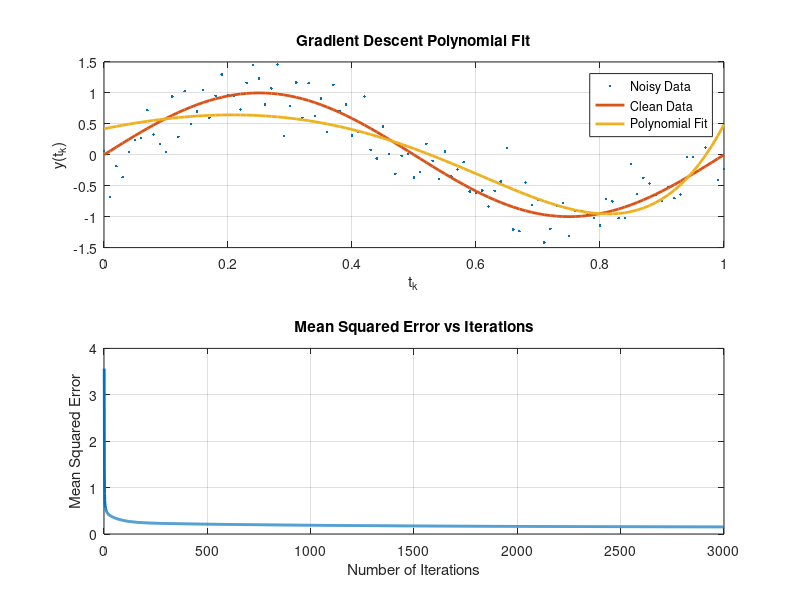
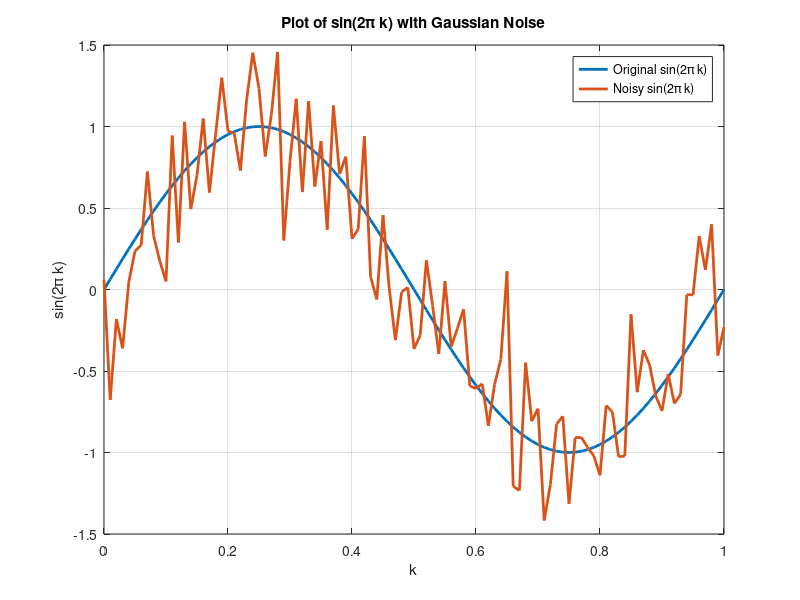

These charts were generated, in order, by the following MATLAB code:
% Define the range for k
k = 0:0.01:1;  %this is the time interval of measurement of the output 
 
% Compute the sine values
y = sin(2 * pi * k);

% Set the noise variance (σ^2) and generate noise
sigma2 = 0.09; % Adjust this value as needed
noise = sqrt(sigma2) * randn(size(k)); % Gaussian noise with mean 0 and variance σ^2

% Add noise to the sine values
y_noisy = y + noise;

%making the dataset 
X = k.';
Y = y_noisy.';
Y_clean = y.';
dataset_clean = [X,Y_clean];  % use to evaluate 
dataset = [X,Y];

%model parameters 
M =7;
eta = 0.3;
Liter = 3000;
L = length(X);


% Construct the design matrix for polynomial model
X_poly = zeros(L, M+1);  % Initialize the design matrix
for j = 0:M
    X_poly(:, j+1) = X.^j; % Each column is t_k^j
end

% weights 
W = rand(M+1, 1);  

%MSE 
MSE = zeros(Liter,1);

% Gradient descent iterations
for iter = 1:Liter
    % Compute predictions
    y_pred = X_poly * W;
    
    % Compute residuals
    error = y_pred - Y;
    
    % Compute gradient
    gradient = (1/L) * (X_poly.' * error);

    %compute MSE 
    MSE(iter)=mean(error.^2);
    
    % Update weights
    W = W - eta * gradient;
end

% Final polynomial model
y_fit = X_poly * W;

% Display the final weights
disp('Final weights (W):');
disp(W);

% Plot results
figure;
subplot(2,1,1);
plot(X, Y, '.', 'DisplayName', 'Noisy Data'); hold on;
plot(X, Y_clean, 'LineWidth', 2, 'DisplayName', 'Clean Data');
plot(X, y_fit, 'LineWidth', 2, 'DisplayName', 'Polynomial Fit');
title('Gradient Descent Polynomial Fit');
xlabel('t_k');
ylabel('y(t_k)');
legend show;
grid on;

% Plot MSE evolution
subplot(2, 1, 2);
plot(1:Liter, MSE, 'LineWidth', 2);
title('Mean Squared Error vs Iterations');
xlabel('Number of Iterations');
ylabel('Mean Squared Error');
grid on;


% Plot the original sine function and noisy signal
figure;
plot(k, y, 'LineWidth', 2, 'DisplayName', 'Original sin(2\pi k)');
hold on;
plot(k, y_noisy, 'LineWidth', 2, 'DisplayName', 'Noisy sin(2\pi k)');
hold off;

% Add title, labels, and legend
title('Plot of sin(2\pi k) with Gaussian Noise');
xlabel('k');
ylabel('sin(2\pi k)');
legend show;

% Grid for better visualization
grid on;
